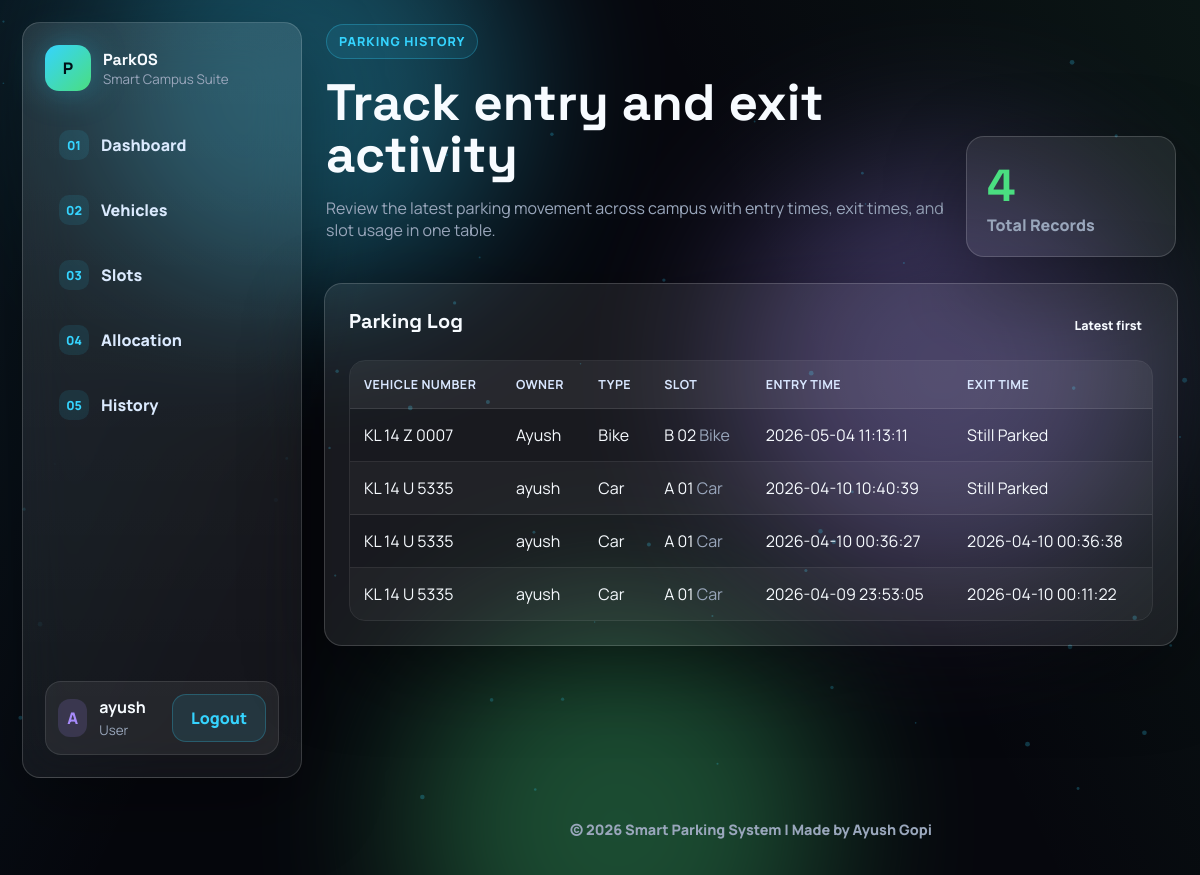
The app's page /history (signed in) with its own data.
### tables this page shows
CREATE TABLE users (
            id INTEGER PRIMARY KEY AUTOINCREMENT,
            username TEXT NOT NULL UNIQUE,
            password TEXT NOT NULL,
            role TEXT NOT NULL CHECK(role IN ('admin', 'user'))
        , last_login TEXT);

CREATE TABLE parking (
            id INTEGER PRIMARY KEY AUTOINCREMENT,
            vehicle_id INTEGER NOT NULL,
            slot_id INTEGER NOT NULL,
            entry_time TEXT NOT NULL,
            exit_time TEXT,
            FOREIGN KEY (vehicle_id) REFERENCES vehicles(id),
            FOREIGN KEY (slot_id) REFERENCES slots(id)
        );

CREATE TABLE vehicles (
            id INTEGER PRIMARY KEY AUTOINCREMENT,
            vehicle_number TEXT NOT NULL UNIQUE,
            owner_name TEXT NOT NULL,
            vehicle_type TEXT NOT NULL CHECK(vehicle_type IN ('Car', 'Bike'))
        , user_id INTEGER);

CREATE TABLE slots (
            id INTEGER PRIMARY KEY AUTOINCREMENT,
            slot_number TEXT NOT NULL UNIQUE,
            status TEXT NOT NULL CHECK(status IN ('Available', 'Occupied')) DEFAULT 'Available',
            slot_type TEXT NOT NULL CHECK(slot_type IN ('Car', 'Bike'))
        );

### app.py (the view)
@app.route("/history")
@login_required
def history():
    history_rows = query_db(
        """
        SELECT vehicles.vehicle_number, vehicles.owner_name, vehicles.vehicle_type,
               slots.slot_number, slots.slot_type, parking.entry_time, parking.exit_time
        FROM parking
        JOIN vehicles ON parking.vehicle_id = vehicles.id
        JOIN slots ON parking.slot_id = slots.id
        WHERE (? = 'admin' OR vehicles.user_id = ?)
        ORDER BY COALESCE(parking.exit_time, parking.entry_time) DESC
        """,
        (session.get("role"), session.get("user_id")),
    )
    return render_template("history.html", history=history_rows)

### app.py (called while the page is built)
def get_db():
    if "db" not in g:
        g.db = sqlite3.connect(app.config["DATABASE"])
        g.db.row_factory = sqlite3.Row
    return g.db

def query_db(query, params=(), one=False, commit=False):
    db = get_db()
    cursor = db.execute(query, params)
    if commit:
        db.commit()
        return cursor
    rows = cursor.fetchall()
    return (rows[0] if rows else None) if one else rows

def login_required(view):
    @wraps(view)
    def wrapped_view(**kwargs):
        if session.get("user_id") is None:
            flash("Please log in to continue.", "error")
            return redirect(url_for("login"))
        return view(**kwargs)
    return wrapped_view

@app.before_request
def load_logged_in_user():
    user_id = session.get("user_id")
    if user_id is None:
        g.user = None
    else:
        g.user = query_db("SELECT id, username, role FROM users WHERE id = ?", (user_id,), one=True)

@app.context_processor
def inject_now():
    return {"current_year": datetime.now().year}

### templates/history.html (shortened to what this page needs)
{% extends "base.html" %}
{% block content %}
<section class="page-header">
    <div>
        <span class="eyebrow">Parking History</span>
        <h1>Track entry and exit activity</h1>
        <p class="muted">Review the latest parking movement across campus with entry times, exit times, and slot usage in one table.</p>
    </div>
    <div class="header-badge">
        <strong>{{ history|length }}</strong>
        <span>Total Records</span>
    </div>
</section>
<section class="panel">
    <div class="panel-head">
        <h2>Parking Log</h2>
        <span class="role-pill">Latest first</span>
    </div>
    {% if history %}
    <div class="table-wrap">
        <table>
            <thead>
                <tr>
                    <th>Vehicle Number</th>
                    <th>Owner</th>
                    <th>Type</th>
                    <th>Slot</th>
                    <th>Entry Time</th>
                    <th>Exit Time</th>
                </tr>
            </thead>
            <tbody>
                {% for row in history %}
                <tr>
                    <td>{{ row.vehicle_number }}</td>
                    <td>{{ row.owner_name }}</td>
                    <td>{{ row.vehicle_type }}</td>
                    <td>{{ row.slot_number }} <span class="table-meta">{{ row.slot_type }}</span></td>
                    <td>{{ row.entry_time }}</td>
                    <td>{{ row.exit_time if row.exit_time else 'Still Parked' }}</td>
                </tr>
                {% endfor %}
            </tbody>
        </table>
    </div>
    {% else %}
    <p class="empty-state">No parking history available yet.</p>
    {% endif %}
</section>
{% endblock %}

### templates/base.html (shortened to what this page needs)
<!DOCTYPE html>
<html lang="en">
<head>
    <link rel="stylesheet" href="{{ url_for('static', filename='css/style.css') }}">
</head>
<body class="{% if g.user %}app-body{% else %}landing-body{% endif %}">
    <div class="ambient-bg" aria-hidden="true">
        <span></span>
        <span></span>
        <span></span>
    </div>
    <canvas id="particle-canvas" aria-hidden="true"></canvas>
    <div class="page-shell">
        {% if g.user %}
        <nav class="sidebar">
            <a class="brand" href="{{ url_for('dashboard') }}">
                <span class="brand-mark">P</span>
                <span>
                    <strong>ParkOS</strong>
                    <small>Smart Campus Suite</small>
                </span>
            </a>
            <div class="nav-links">
                <a href="{{ url_for('dashboard') }}"><span>01</span>Dashboard</a>
                <a href="{{ url_for('vehicles') }}"><span>02</span>Vehicles</a>
                <a href="{{ url_for('slots') }}"><span>03</span>Slots</a>
                <a href="{{ url_for('allocation') }}"><span>04</span>Allocation</a>
                <a href="{{ url_for('history') }}"><span>05</span>History</a>
            </div>
            <div class="nav-user">
                <span class="profile-icon">{{ session.username[0]|upper }}</span>
                <div>
                    <strong>{{ session.username }}</strong>
                    <small>{{ session.role|title }}</small>
                </div>
                <a class="btn btn-secondary" href="{{ url_for('logout') }}">Logout</a>
            </div>
        </nav>
        {% endif %}
        <main class="main-content {% if not g.user %}auth-main{% endif %}">
            {% block content %}{% endblock %}
        </main>
        <footer class="footer">
            © 2026 Smart Parking System | Made by Ayush Gopi
        </footer>
    </div>
</body>
</html>

### records on screen
users: role "User"
parking: vehicle_number "KL 14 Z 0007", owner_name "Ayush", vehicle_type "Bike", slot_number "B 02", slot_type "Bike", entry_time "2026-05-04 11:13:11", exit_time "Still Parked"
parking: vehicle_number "KL 14 U 5335", owner_name "ayush", vehicle_type "Car", slot_number "A 01", slot_type "Car", entry_time "2026-04-10 10:40:39", exit_time "Still Parked"
parking: vehicle_number "KL 14 U 5335", owner_name "ayush", vehicle_type "Car", slot_number "A 01", slot_type "Car", entry_time "2026-04-10 00:36:27", exit_time "2026-04-10 00:36:38"
parking: vehicle_number "KL 14 U 5335", owner_name "ayush", vehicle_type "Car", slot_number "A 01", slot_type "Car", entry_time "2026-04-09 23:53:05", exit_time "2026-04-10 00:11:22"

### other values on screen
{{ session.username[0]|upper }} "A"
{{ session.username }} "ayush"
{{ history|length }} "4"
